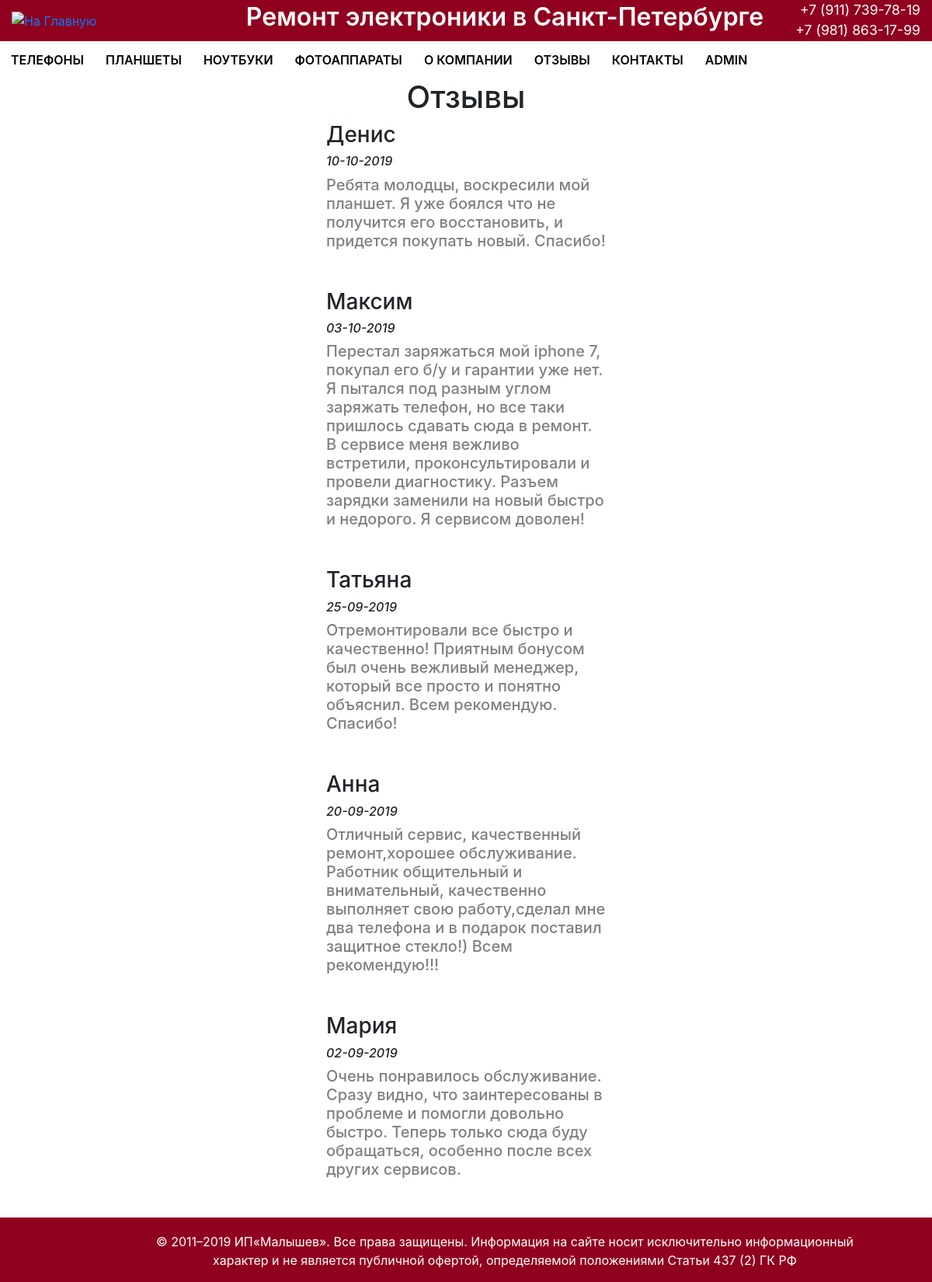
The app's page /reviews/ with its own data.
### reviews/models.py (models this page shows, shortened)
class Review(models.Model):
	name = models.CharField(max_length = 120)
	text = models.TextField()
	date = models.DateTimeField()

### reviews/templates/reviews/reviews.html
{% extends "mainApp/wrapper.html" %}
{% block content %}
	<h1 style="text-align: center;">Отзывы</h1>
	{% for text in object_list %}
		<div class="reviewspage col-4 offset-4" style="margin-bottom: 50px;">
			<h3>{{text.name}}</h3>
			<h6><i>{{text.date|date:"d-m-Y"}}</i></h6>
			<h5>{{text.text}}</h5>
		</div>
	{% endfor %}
{% endblock %}

### mainApp/static/css/style.css (style rules this page uses)
.reviewspage h5 { color: gray; }

### records on screen
Review: name "Денис", date "10-10-2019", text "Ребята молодцы, воскресили мой планшет. Я уже боялся что не получится его восстановить, и придется покупать новый. Спасибо!"
Review: name "Максим", date "03-10-2019", text "Перестал заряжаться мой iрhоnе 7, покупал его б/у и гарантии уже нет. Я пытался под разным углом заряжать телефон, но все таки пришлось сдавать сюда в ремонт. В сервисе меня вежливо встретили, проконсультировали и провели диагностику. Разъем зарядки заменили на новый быстро и недорого. Я сервисом доволен!"
Review: name "Татьяна", date "25-09-2019", text "Отремонтировали все быстро и качественно! Приятным бонусом был очень вежливый менеджер, который все просто и понятно объяснил. Всем рекомендую. Спасибо!"
Review: name "Анна", date "20-09-2019", text "Отличный сервис, качественный ремонт,хорошее обслуживание. Работник общительный и внимательный, качественно выполняет свою работу,сделал мне два телефона и в подарок поставил защитное стекло!) Всем рекомендую!!!"
Review: name "Мария", date "02-09-2019", text "Очень понравилось обслуживание. Сразу видно, что заинтересованы в проблеме и помогли довольно быстро. Теперь только сюда буду обращаться, особенно после всех других сервисов."
